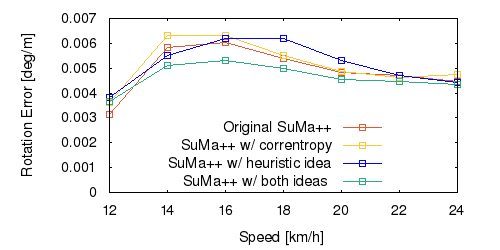

The script that saved this image:
set term png size 500,250 font "Helvetica" 11
set output "avg_rs.png"
set size ratio 0.5
set yrange [0:*]
set xlabel "Speed [km/h]"
set ylabel "Rotation Error [deg/m]"
set key left bottom
plot "avg_rs.txt" using 1:($2*57.3) title 'Original SuMa++' lc rgb "#e35933" pt 4 w linespoints, \
"avg_rs_c.txt" using 1:($2*57.3) title 'SuMa++ w/ correntropy' lc rgb "#df8c932" pt 4 w linespoints, \
"avg_rs_l.txt" using 1:($2*57.3) title 'SuMa++ w/ heuristic idea' lc rgb "#0000FF" pt 4 w linespoints, \
"avg_rs_b.txt" using 1:($2*57.3) title 'SuMa++ w/ both ideas ' lc rgb "#27ad81" pt 4 w linespoints
